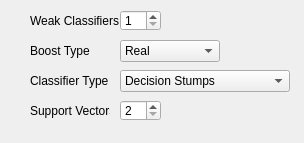
<?xml version="1.0" encoding="UTF-8"?>
<ui version="4.0">
 <class>ParametersBoost</class>
 <widget class="QWidget" name="ParametersBoost">
  <property name="geometry">
   <rect>
    <x>0</x>
    <y>0</y>
    <width>304</width>
    <height>143</height>
   </rect>
  </property>
  <property name="windowTitle">
   <string>Form</string>
  </property>
  <widget class="QSpinBox" name="boostCountSpin">
   <property name="geometry">
    <rect>
     <x>120</x>
     <y>10</y>
     <width>41</width>
     <height>21</height>
    </rect>
   </property>
   <property name="font">
    <font>
     <pointsize>9</pointsize>
    </font>
   </property>
   <property name="toolTip">
    <string>Number of weak classifiers to be selected.
Classifiers are hard thresholds on the projections
of data along random vectors</string>
   </property>
   <property name="minimum">
    <number>1</number>
   </property>
   <property name="maximum">
    <number>360</number>
   </property>
   <property name="value">
    <number>1</number>
   </property>
  </widget>
  <widget class="QComboBox" name="boostLearnerType">
   <property name="geometry">
    <rect>
     <x>120</x>
     <y>70</y>
     <width>170</width>
     <height>22</height>
    </rect>
   </property>
   <property name="font">
    <font>
     <pointsize>9</pointsize>
    </font>
   </property>
   <property name="toolTip">
    <string>&lt;!DOCTYPE HTML PUBLIC &quot;-//W3C//DTD HTML 4.0//EN&quot; &quot;http://www.w3.org/TR/REC-html40/strict.dtd&quot;&gt;
&lt;html&gt;&lt;head&gt;&lt;meta name=&quot;qrichtext&quot; content=&quot;1&quot; /&gt;&lt;style type=&quot;text/css&quot;&gt;
p, li { white-space: pre-wrap; }
&lt;/style&gt;&lt;/head&gt;&lt;body style=&quot; font-family:'Lucida Grande'; font-size:9pt; font-weight:400; font-style:normal;&quot;&gt;
&lt;p style=&quot; margin-top:0px; margin-bottom:0px; margin-left:0px; margin-right:0px; -qt-block-indent:0; text-indent:0px;&quot;&gt;Weak Classifier Type&lt;/p&gt;
&lt;p style=&quot; margin-top:0px; margin-bottom:0px; margin-left:0px; margin-right:0px; -qt-block-indent:0; text-indent:0px;&quot;&gt;Random Projection: project sample on a random direction and threshold&lt;/p&gt;
&lt;p style=&quot; margin-top:0px; margin-bottom:0px; margin-left:0px; margin-right:0px; -qt-block-indent:0; text-indent:0px;&quot;&gt;Random Rectangle: 1 if inside a random rectangle, 0 otherwise&lt;/p&gt;
&lt;p style=&quot; margin-top:0px; margin-bottom:0px; margin-left:0px; margin-right:0px; -qt-block-indent:0; text-indent:0px;&quot;&gt;Random Circle: pick a random point, compute distance to point and threshold&lt;/p&gt;
&lt;p style=&quot; margin-top:0px; margin-bottom:0px; margin-left:0px; margin-right:0px; -qt-block-indent:0; text-indent:0px;&quot;&gt;Random Gaussian: generate randomly mean and covariance (full matrix) then compute likelihood&lt;/p&gt;
&lt;p style=&quot; margin-top:0px; margin-bottom:0px; margin-left:0px; margin-right:0px; -qt-block-indent:0; text-indent:0px;&quot;&gt;Random SVM: generate randomly support vectors, alphas and RBF kernel width, then use standard SVM&lt;/p&gt;&lt;/body&gt;&lt;/html&gt;</string>
   </property>
   <item>
    <property name="text">
     <string>Decision Stumps</string>
    </property>
   </item>
   <item>
    <property name="text">
     <string>Random Projections</string>
    </property>
   </item>
   <item>
    <property name="text">
     <string>Random Rectangles</string>
    </property>
   </item>
   <item>
    <property name="text">
     <string>Random Circles</string>
    </property>
   </item>
   <item>
    <property name="text">
     <string>Random Gaussians</string>
    </property>
   </item>
   <item>
    <property name="text">
     <string>Random SVMs</string>
    </property>
   </item>
  </widget>
  <widget class="QLabel" name="label_23">
   <property name="geometry">
    <rect>
     <x>30</x>
     <y>70</y>
     <width>81</width>
     <height>21</height>
    </rect>
   </property>
   <property name="font">
    <font>
     <pointsize>9</pointsize>
    </font>
   </property>
   <property name="text">
    <string>Classifier Type</string>
   </property>
  </widget>
  <widget class="QLabel" name="label_13">
   <property name="geometry">
    <rect>
     <x>30</x>
     <y>10</y>
     <width>91</width>
     <height>21</height>
    </rect>
   </property>
   <property name="font">
    <font>
     <pointsize>9</pointsize>
    </font>
   </property>
   <property name="text">
    <string>Weak Classifiers</string>
   </property>
  </widget>
  <widget class="QSpinBox" name="svmCountSpin">
   <property name="enabled">
    <bool>true</bool>
   </property>
   <property name="geometry">
    <rect>
     <x>120</x>
     <y>100</y>
     <width>41</width>
     <height>21</height>
    </rect>
   </property>
   <property name="font">
    <font>
     <pointsize>9</pointsize>
    </font>
   </property>
   <property name="toolTip">
    <string>&lt;!DOCTYPE HTML PUBLIC &quot;-//W3C//DTD HTML 4.0//EN&quot; &quot;http://www.w3.org/TR/REC-html40/strict.dtd&quot;&gt;
&lt;html&gt;&lt;head&gt;&lt;meta name=&quot;qrichtext&quot; content=&quot;1&quot; /&gt;&lt;style type=&quot;text/css&quot;&gt;
p, li { white-space: pre-wrap; }
&lt;/style&gt;&lt;/head&gt;&lt;body style=&quot; font-family:'Lucida Grande'; font-size:9pt; font-weight:400; font-style:normal;&quot;&gt;
&lt;p style=&quot; margin-top:0px; margin-bottom:0px; margin-left:0px; margin-right:0px; -qt-block-indent:0; text-indent:0px;&quot;&gt;Number of support vectors to be generated for each weak classifier. Alphas will be generated ensuring that sum(alphas) = 0&lt;/p&gt;&lt;/body&gt;&lt;/html&gt;</string>
   </property>
   <property name="minimum">
    <number>2</number>
   </property>
   <property name="maximum">
    <number>99</number>
   </property>
   <property name="value">
    <number>2</number>
   </property>
  </widget>
  <widget class="QLabel" name="svmCountLabel">
   <property name="enabled">
    <bool>true</bool>
   </property>
   <property name="geometry">
    <rect>
     <x>30</x>
     <y>100</y>
     <width>80</width>
     <height>21</height>
    </rect>
   </property>
   <property name="font">
    <font>
     <pointsize>9</pointsize>
    </font>
   </property>
   <property name="text">
    <string>Support Vectors</string>
   </property>
  </widget>
  <widget class="QComboBox" name="boostType">
   <property name="geometry">
    <rect>
     <x>120</x>
     <y>40</y>
     <width>100</width>
     <height>22</height>
    </rect>
   </property>
   <property name="font">
    <font>
     <pointsize>9</pointsize>
    </font>
   </property>
   <property name="toolTip">
    <string>&lt;!DOCTYPE HTML PUBLIC &quot;-//W3C//DTD HTML 4.0//EN&quot; &quot;http://www.w3.org/TR/REC-html40/strict.dtd&quot;&gt;
&lt;html&gt;&lt;head&gt;&lt;meta name=&quot;qrichtext&quot; content=&quot;1&quot; /&gt;&lt;style type=&quot;text/css&quot;&gt;
p, li { white-space: pre-wrap; }
&lt;/style&gt;&lt;/head&gt;&lt;body style=&quot; font-family:'Lucida Grande'; font-size:9pt; font-weight:400; font-style:normal;&quot;&gt;
&lt;p style=&quot;-qt-paragraph-type:empty; margin-top:0px; margin-bottom:0px; margin-left:0px; margin-right:0px; -qt-block-indent:0; text-indent:0px;&quot;&gt;&lt;/p&gt;&lt;/body&gt;&lt;/html&gt;</string>
   </property>
   <item>
    <property name="text">
     <string>Real</string>
    </property>
   </item>
   <item>
    <property name="text">
     <string>Logit</string>
    </property>
   </item>
   <item>
    <property name="text">
     <string>Gentle</string>
    </property>
   </item>
  </widget>
  <widget class="QLabel" name="label_24">
   <property name="geometry">
    <rect>
     <x>30</x>
     <y>40</y>
     <width>70</width>
     <height>21</height>
    </rect>
   </property>
   <property name="font">
    <font>
     <pointsize>9</pointsize>
    </font>
   </property>
   <property name="text">
    <string>Boost Type</string>
   </property>
  </widget>
 </widget>
 <resources/>
 <connections/>
</ui>
